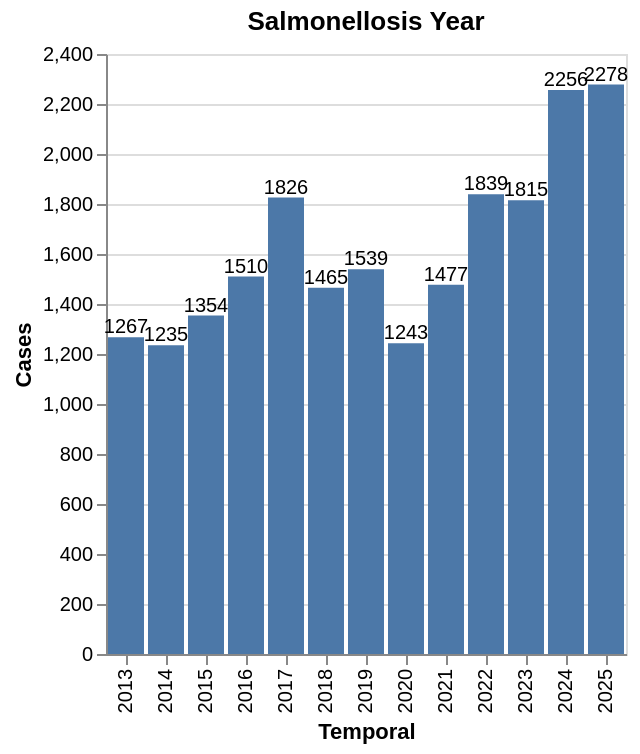

This figure's notebook cell:
### Code cell
# Ohne Kantone
data_year_CH = data_year[data_year["georegion"].isin(["CH"])]

bar_year = alt.Chart(data_year_CH).mark_bar().encode(
    x=alt.X("temporal", title="Temporal"),
    y=alt.Y("value", title="Cases")
).properties(
    title="Salmonellosis Year"
)

# Textlabels
text = bar_year.mark_text(
    align="center",
    dy=-5,
    size=10
).encode(
    text="value:Q"
)

bar_year = bar_year + text
bar_year

### Figure 1 — Vega-Lite specification as saved in the notebook (floating-point values rounded to 4 significant figures)
{"config": {"view": {"continuousWidth": 300, "continuousHeight": 300}}, "layer": [{"mark": {"type": "bar"}, "encoding": {"x": {"field": "temporal", "title": "Temporal", "type": "nominal"}, "y": {"field": "value", "title": "Cases", "type": "quantitative"}}, "title": "Salmonellosis Year"}, {"mark": {"type": "text", "align": "center", "dy": -5, "size": 10}, "encoding": {"text": {"field": "value", "type": "quantitative"}, "x": {"field": "temporal", "title": "Temporal", "type": "nominal"}, "y": {"field": "value", "title": "Cases", "type": "quantitative"}}, "title": "Salmonellosis Year"}], "data": {"name": "data-dba268bdf8cc60ec4196d3594955232d"}, "$schema": "https://vega.github.io/schema/vega-lite/v6.1.0.json", "datasets": {"data-dba268bdf8cc60ec4196d3594955232d": [{"valueCategory": "cases", "temporal": "2013", "temporal_type": "year", "georegion": "CH", "georegion_type": "country", "agegroup": "all", "agegroup_type": "agegroup_food", "sex": "all", "type": "all", "value": 1267.0, "pop": 8140000.0, "incValue": 15.57, "valueYearCumSum": null, "valueMean3y": null, "trend": NaN, "prct": 99.7, "deltaValue": null, "deltaIncValue": null, "incValuePrctChange": null, "valueMean5y": null, "dataComplete": true}, {"valueCategory": "cases", "temporal": "2014", "temporal_type": "year", "georegion": "CH", "georegion_type": "country", "agegroup": "all", "agegroup_type": "agegroup_food", "sex": "all", "type": "all", "value": 1235.0, "pop": 8238000.0, "incValue": 14.99, "valueYearCumSum": null, "valueMean3y": null, "trend": NaN, "prct": 99.6, "deltaValue": null, "deltaIncValue": null, "incValuePrctChange": null, "valueMean5y": null, "dataComplete": true}, {"valueCategory": "cases", "temporal": "2015", "temporal_type": "year", "georegion": "CH", "georegion_type": "country", "agegroup": "all", "agegroup_type": "agegroup_food", "sex": "all", "type": "all", "value": 1354.0, "pop": 8325000.0, "incValue": 16.26, "valueYearCumSum": null, "valueMean3y": 1285.0, "trend": NaN, "prct": 99.9, "deltaValue": null, "deltaIncValue": null, "incValuePrctChange": null, "valueMean5y": null, "dataComplete": true}, {"valueCategory": "cases", "temporal": "2016", "temporal_type": "year", "georegion": "CH", "georegion_type": "country", "agegroup": "all", "agegroup_type": "agegroup_food", "sex": "all", "type": "all", "value": 1510.0, "pop": 8420000.0, "incValue": 17.93, "valueYearCumSum": null, "valueMean3y": 1366.0, "trend": NaN, "prct": 99.3, "deltaValue": null, "deltaIncValue": null, "incValuePrctChange": null, "valueMean5y": null, "dataComplete": true}, {"valueCategory": "cases", "temporal": "2017", "temporal_type": "year", "georegion": "CH", "georegion_type": "country", "agegroup": "all", "agegroup_type": "agegroup_food", "sex": "all", "type": "all", "value": 1826.0, "pop": 8484000.0, "incValue": 21.52, "valueYearCumSum": null, "valueMean3y": 1563.0, "trend": NaN, "prct": 99.5, "deltaValue": null, "deltaIncValue": null, "incValuePrctChange": null, "valueMean5y": null, "dataComplete": true}, {"valueCategory": "cases", "temporal": "2018", "temporal_type": "year", "georegion": "CH", "georegion_type": "country", "agegroup": "all", "agegroup_type": "agegroup_food", "sex": "all", "type": "all", "value": 1465.0, "pop": 8545000.0, "incValue": 17.15, "valueYearCumSum": null, "valueMean3y": 1600.0, "trend": NaN, "prct": 99.7, "deltaValue": null, "deltaIncValue": null, "incValuePrctChange": null, "valueMean5y": null, "dataComplete": true}, {"valueCategory": "cases", "temporal": "2019", "temporal_type": "year", "georegion": "CH", "georegion_type": "country", "agegroup": "all", "agegroup_type": "agegroup_food", "sex": "all", "type": "all", "value": 1539.0, "pop": 8606000.0, "incValue": 17.88, "valueYearCumSum": null, "valueMean3y": 1610.0, "trend": NaN, "prct": 99.7, "deltaValue": null, "deltaIncValue": null, "incValuePrctChange": null, "valueMean5y": null, "dataComplete": true}, {"valueCategory": "cases", "temporal": "2020", "temporal_type": "year", "georegion": "CH", "georegion_type": "country", "agegroup": "all", "agegroup_type": "agegroup_food", "sex": "all", "type": "all", "value": 1243.0, "pop": 8670000.0, "incValue": 14.34, "valueYearCumSum": null, "valueMean3y": 1416.0, "trend": NaN, "prct": 99.5, "deltaValue": null, "deltaIncValue": null, "incValuePrctChange": null, "valueMean5y": null, "dataComplete": true}, {"valueCategory": "cases", "temporal": "2021", "temporal_type": "year", "georegion": "CH", "georegion_type": "country", "agegroup": "all", "agegroup_type": "agegroup_food", "sex": "all", "type": "all", "value": 1477.0, "pop": 8739000.0, "incValue": 16.9, "valueYearCumSum": null, "valueMean3y": 1420.0, "trend": NaN, "prct": 99.5, "deltaValue": null, "deltaIncValue": null, "incValuePrctChange": null, "valueMean5y": null, "dataComplete": true}, {"valueCategory": "cases", "temporal": "2022", "temporal_type": "year", "georegion": "CH", "georegion_type": "country", "agegroup": "all", "agegroup_type": "agegroup_food", "sex": "all", "type": "all", "value": 1839.0, "pop": 8815000.0, "incValue": 20.86, "valueYearCumSum": null, "valueMean3y": 1520.0, "trend": NaN, "prct": 99.7, "deltaValue": null, "deltaIncValue": null, "incValuePrctChange": null, "valueMean5y": null, "dataComplete": true}, {"valueCategory": "cases", "temporal": "2023", "temporal_type": "year", "georegion": "CH", "georegion_type": "country", "agegroup": "all", "agegroup_type": "agegroup_food", "sex": "all", "type": "all", "value": 1815.0, "pop": 8962000.0, "incValue": 20.25, "valueYearCumSum": null, "valueMean3y": 1710.0, "trend": NaN, "prct": 99.6, "deltaValue": null, "deltaIncValue": null, "incValuePrctChange": null, "valueMean5y": null, "dataComplete": true}, {"valueCategory": "cases", "temporal": "2024", "temporal_type": "year", "georegion": "CH", "georegion_type": "country", "agegroup": "all", "agegroup_type": "agegroup_food", "sex": "all", "type": "all", "value": 2256.0, "pop": 9051000.0, "incValue": 24.93, "valueYearCumSum": null, "valueMean3y": 1970.0, "trend": NaN, "prct": 99.7, "deltaValue": null, "deltaIncValue": null, "incValuePrctChange": null, "valueMean5y": null, "dataComplete": true}, {"valueCategory": "cases", "temporal": "2025", "temporal_type": "year", "georegion": "CH", "georegion_type": "country", "agegroup": "all", "agegroup_type": "agegroup_food", "sex": "all", "type": "all", "value": 2278.0, "pop": 9051000.0, "incValue": 25.17, "valueYearCumSum": null, "valueMean3y": 2116.0, "trend": NaN, "prct": 99.6, "deltaValue": null, "deltaIncValue": null, "incValuePrctChange": null, "valueMean5y": null, "dataComplete": true}]}}
